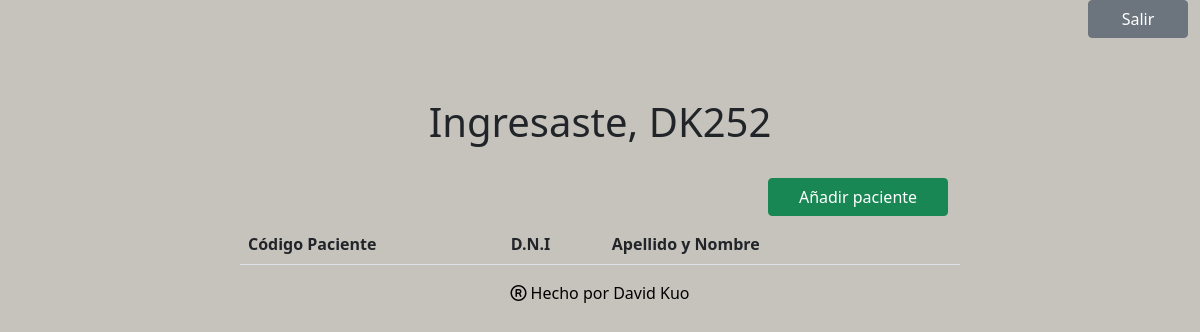
/home2/DK252, run on an earlier commit of the app's database.
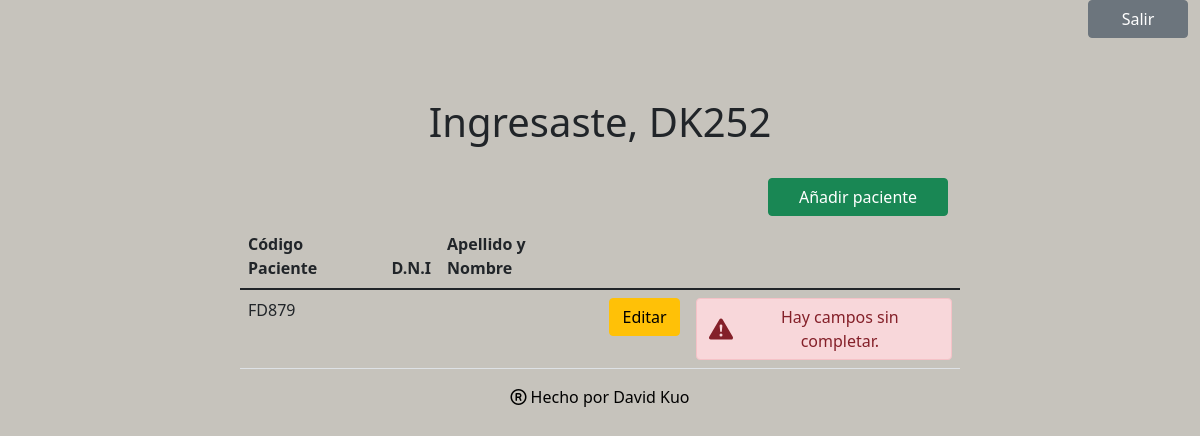
And on a later commit of the database.
### tablasPacientes/models.py (models this page shows, shortened)
class datosPaciente(models.Model):
    hayVacios = models.BooleanField(default=False)
    cod_pac = models.CharField(primary_key=True, max_length=64, help_text="Primera letra del nombre + primera letra del apellido + últimos 3 dígitos del dni.")
    cod_doc = models.CharField(max_length=64)
    apellidoYNombre = models.CharField(max_length=64, blank=True, help_text="Apellido y nombre del paciente. No es obligatorio")
    fechaDeRegistro = models.CharField(max_length=64)
    dni = models.CharField(blank=True, max_length=9)
    nacionalidad = models.CharField(max_length=64)
    fechaDeNacimiento = models.CharField(max_length=64)
    sexo = models.IntegerField(choices=SEXO)
    estadoCivil = models.IntegerField(choices=ESTADO_CIVIL)
    escolaridad = models.IntegerField()
    idProvincia = models.IntegerField(choices=PROVINCIAS)
    idArea = models.IntegerField(choices=AREA)
    etnia = models.IntegerField(choices=ETNIA)

### paginaPrincipal/views.py (the view)
# urls.py: path('home2/<str:cod_doc>', homeView.index, name='home2'),
    def index(request, cod_doc=''):
        if cod_doc=='':
            usuario = request.POST['usuario']
        else:
            usuario=cod_doc
        return render(request, "home.html", {
            "datosPaciente": datosPaciente.objects.all(),
            "datosEsPax": datosEsPax.objects.all(),
            "datosHistorial": datosHistorial.objects.all(),
            "datosEstudios": datosEstudios.objects.all(),
            'cod_doc': usuario
        })

### paginaPrincipal/templates/home.html
{% load static %}
<!DOCTYPE html>
<html>
    {% include 'head.html' %}
    <body class="padre">
      <div class="row col-12 justify-content-end">
        <a class="btn btn-secondary col-md-1" href="{% url 'login' %}">Salir</a>
      </div>
      <div class ="hijo">
        <h1 class="titulo"> Ingresaste, {{cod_doc}} </h1><br>
        {% if cod_doc == 'admin' %}
          <div class="row col-12 justify-content-end mb-2 pr-0">
            <a class="btn btn-secondary col-md-3" href="{% url 'descargar_excel' %}">Descargar datos</a>
          </div>
          <table class="table table-hover">
            <thead>
              <tr>
                <th scope="col">Código Paciente</th>
                <th scope="col">D.N.I</th>
                <th scope="col">Apellido y Nombre</th>
              </tr>
            </thead>
            <tbody>
              {% for paciente in datosPaciente %}
                <tr>
                  <td>{{ paciente.cod_pac }}</td>
                  <td>{{ paciente.dni }}</td>
                  <td>{{ paciente.apellidoYNombre }}</td>
                  <td> {% if paciente.hayVacios %}
                    <div class="btn alert-danger d-flex align-items-center" role="alert">
                      <svg class="bi flex-shrink-0 me-2" width="24" height="24" role="img" aria-label="Danger:"><use xlink:href="#exclamation-triangle-fill"/></svg>
                      <div>Hay campos sin completar.</div></div> {% endif %} </td>
                </tr>
              {% endfor %}
            </tbody>
          </table>
        {% else %}
          <div class="row col-12 justify-content-end mb-2 pr-0">
            <a class="btn btn-success col-md-3" href="{% url 'agregarPaciente' cod_doc %}">Añadir paciente</a>
          </div>
          <table class="table table-hover">
            <thead>
              <tr>
                <th scope="col">Código Paciente</th>
                <th scope="col">D.N.I</th>
                <th scope="col">Apellido y Nombre</th>
                <th scope="col"> </th>
                <th scope="col"> </th>
              </tr>
            </thead>
            <tbody>
              {% for paciente in datosPaciente %}
                {% if paciente.cod_doc == cod_doc %}
                  <tr>
                    <td>{{ paciente.cod_pac }}</td>
                    <td>{{ paciente.dni }}</td>
                    <td>{{ paciente.apellidoYNombre }}</td>
                    <td><a class="btn btn-warning" href="{% url 'editarPaciente' paciente.cod_pac %}"> Editar </a></td>
                    <td> {% if paciente.hayVacios %}
                      <div class="btn alert-danger d-flex align-items-center" role="alert">
                        <svg class="bi flex-shrink-0 me-2" width="24" height="24" role="img" aria-label="Danger:"><use xlink:href="#exclamation-triangle-fill"/></svg>
                        <div>Hay campos sin completar.</div></div> {% endif %} </td>
                  </tr>
                {% endif %}
              {% endfor %}
            </tbody>
          </table>
        {% endif %}
      </div>
    </body>
  {% include 'footer.html' %}
</html>

### paginaPrincipal/templates/head.html (shortened to what this page needs)
{% load static %}
{% block body %}
    <head>
		<link rel="stylesheet" href="{% static 'style.css' %}">
		<link href="https://cdn.jsdelivr.net/npm/bootstrap@5.1.3/dist/css/bootstrap.min.css" rel="stylesheet">
	</head>
{% endblock %}

### paginaPrincipal/templates/footer.html
{% load static %}
{% block body %}
    <footer>
        <div class="d-flex justify-content-around text-black">
            <div>
                <i class="far fa-registered"></i> Hecho por David Kuo
            </div>
        </div>
    </footer>
{% endblock %}

### paginaPrincipal/static/style.css (style rules this page uses)
* { scroll-behavior: smooth; }
.padre { background-color: #C6C3BC; }
.hijo { width: 60%; margin: auto; margin-top: 60px; }
.titulo { display: flex; justify-content: center; }

What changed in the data, as far as the page shows it:
added datosPaciente: cod_doc "DK252", cod_pac "FD879", hayVacios True (drawn)
Also different on the page:
{{ cod_doc }}: "DK252" → (not shown)
